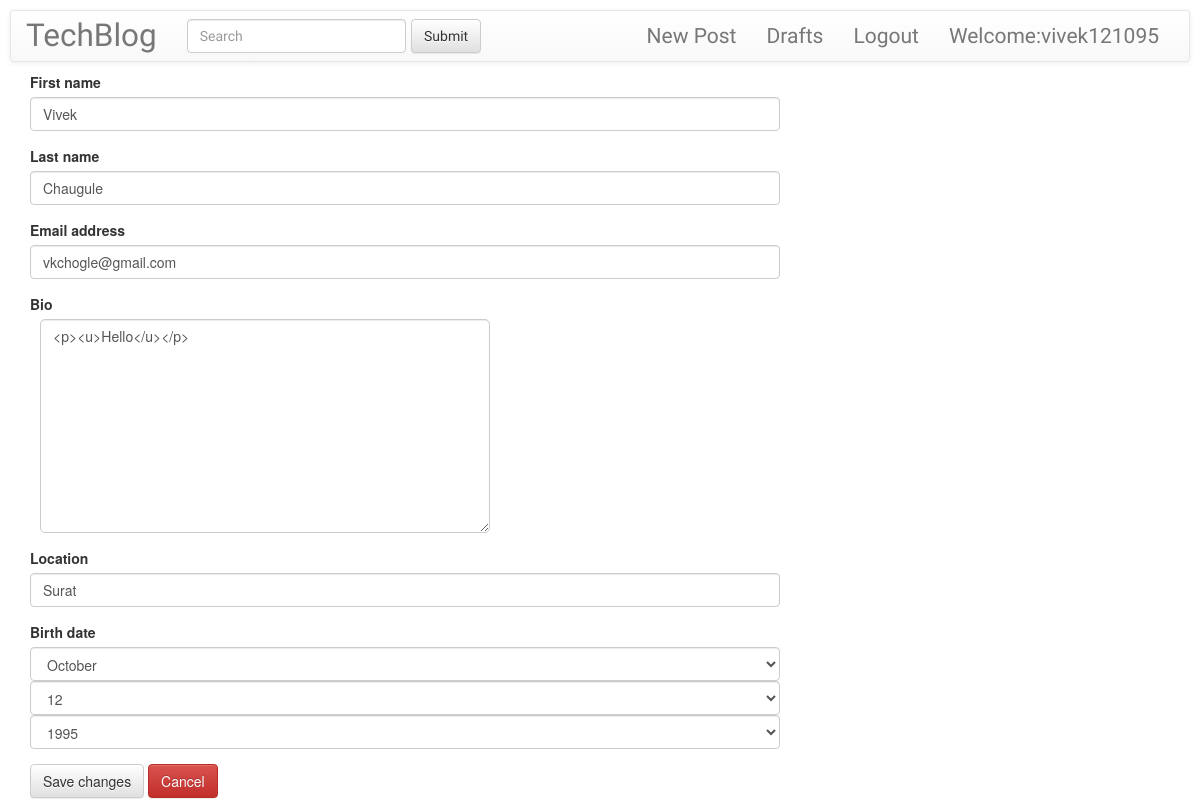
Before: /profile-update/ (signed in) with the older database file.
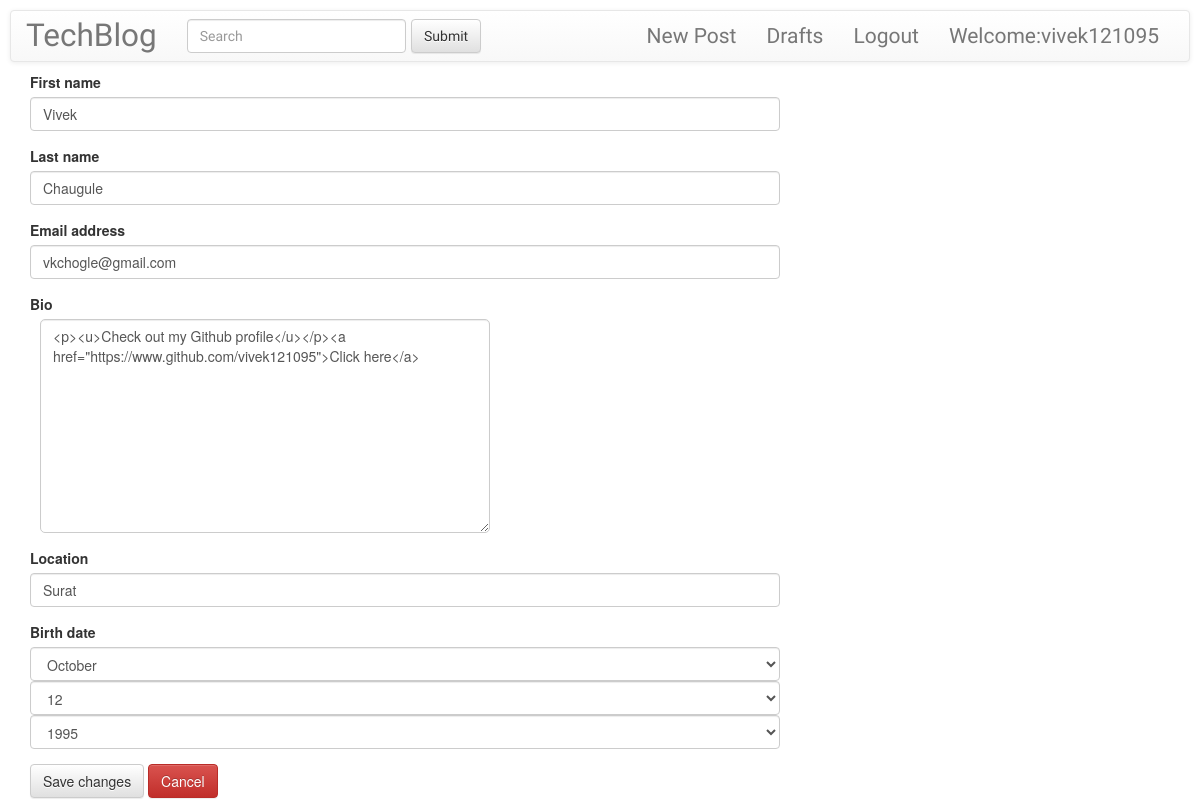
After: the same page with the newer database file.
### blog/models.py (models this page shows, shortened)
class Profile(models.Model):
    user = models.OneToOneField(User, on_delete=models.CASCADE)
    bio = models.TextField(max_length=500, blank=True)
    location = models.CharField(max_length=30, blank=True)
    birth_date = models.DateField(null=True, blank=True)

### blog/views.py (the view)
# urls.py: url(r'^profile-update/$',views.update_profile,name='update_profile'),
@login_required
@transaction.atomic
def update_profile(request):
    if request.method == 'POST':
        user_form = UserForm(request.POST, instance=request.user)
        profile_form = ProfileForm(request.POST, instance=request.user.profile)
        if user_form.is_valid() and profile_form.is_valid():
            user_form.save()
            profile_form.save()
            messages.success(request, "'Your profile was successfully updated!'")
            return redirect('profile',user_id=request.user.id)
        else:
            messages.error(request,"Please correct the error below.'")
    else:
        user_form = UserForm(instance=request.user)
        profile_form = ProfileForm(instance=request.user.profile)
    return render(request, 'profiles/profile.html', {
        'user_form': user_form,
        'profile_form': profile_form
    })

### blog/forms.py
class UserForm(forms.ModelForm):
    class Meta:
        model = User
        fields = ('first_name', 'last_name', 'email')

class ProfileForm(forms.ModelForm):
    class Meta:
        model = Profile
        fields = ('bio', 'location', 'birth_date')
        year = timezone.now().year
        widgets= {
            'bio' : forms.widgets.Textarea(attrs={'class':'editable'}),
            'birth_date':forms.widgets.SelectDateWidget(years=[years for years in range(1980,year+1)])
        }

### blog/templates/profiles/profile.html (shortened to what this page needs)
{% extends 'base.html' %}
{% load crispy_forms_tags%}
{% block body_block %}
<form method="post">
  {{ user_form|crispy}}
  {{ profile_form|crispy }}
  <button class="btn btn-default" type="submit">Save changes</button> <a class="btn btn-danger" href="{% url 'profile' user_id=user.id %}">Cancel</a>
</form>
{% endblock %}

Changed rows visible on the page:
changed Profile "Surat": bio "<p><u>Hello</u></p>" → "<p><u>Check out my Github profile</u></p><a href=\"https://www.github.com/vivek121095\">Click here</a>"
